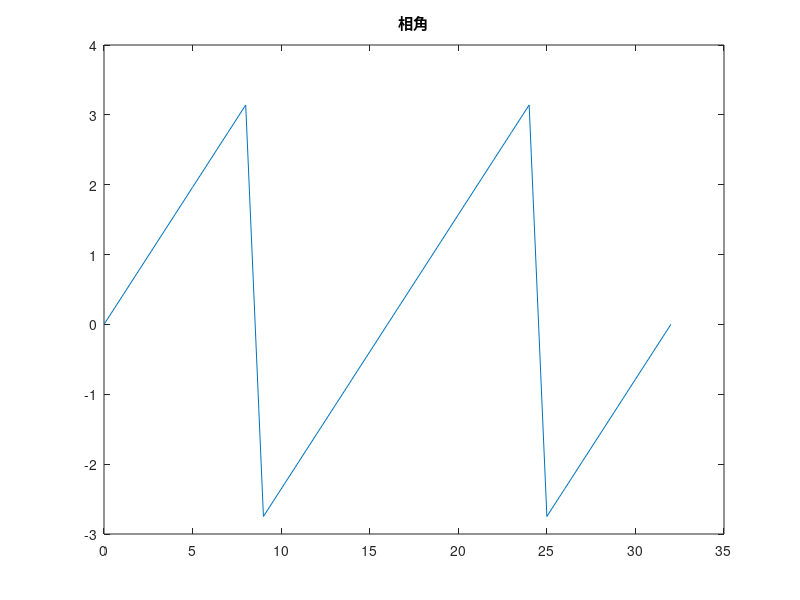

The MATLAB source for this figure:
clear;
n=0:1:32;
xn1=exp(1j*pi*n/8);

Rexn1=real(xn1);
Imxn1=imag(xn1);
magxn1=abs(xn1);
anglexn1=angle(xn1);

plot(n,Rexn1);
title('实部');

plot(n,Imxn1);
title('虚部');

plot(n,magxn1);
title('幅值');

plot(n,anglexn1);
title('相角');